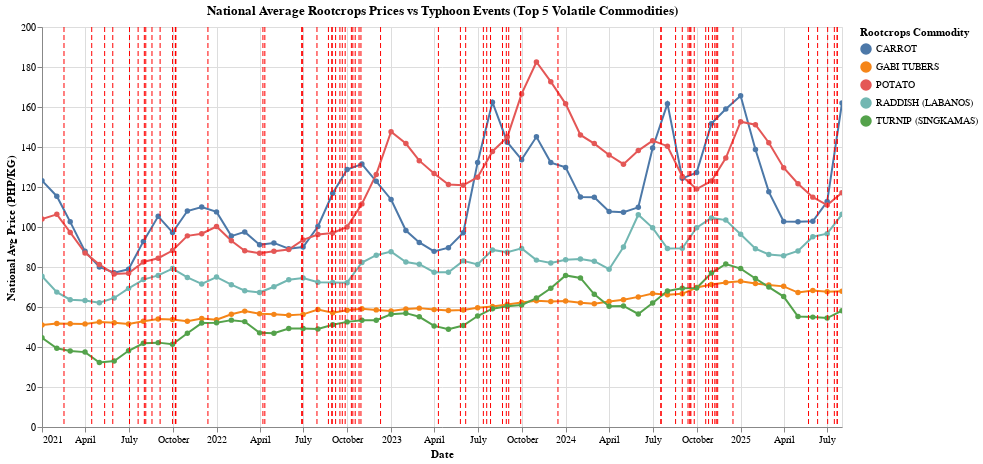

Notebook code cell kept with this figure:
### Code cell
create_and_display_chart_for_file(PRICE_FILES[0])

### Figure 1 — Vega-Lite specification as saved in the notebook (floating-point values rounded to 4 significant figures; data arrays with more than 128 entries replaced by an {"elided": "..."} marker saying what was removed)
{"config": {"view": {"continuousWidth": 300, "continuousHeight": 300}}, "layer": [{"data": {"name": "data-a2ea260cfe09d47738973a19c2613bb6"}, "mark": {"type": "line", "point": true}, "encoding": {"color": {"field": "Commodity_Name", "title": "Rootcrops Commodity", "type": "nominal"}, "tooltip": [{"field": "Date", "format": "%Y %B", "title": "Month", "type": "temporal"}, {"field": "Commodity_Name", "title": "Commodity", "type": "nominal"}, {"field": "Retail_Price", "format": ",.2f", "title": "Avg Price (PHP)", "type": "quantitative"}], "x": {"field": "Date", "title": "Date", "type": "temporal"}, "y": {"field": "Retail_Price", "title": "National Avg Price (PHP/KG)", "type": "quantitative"}}, "name": "view_6"}, {"data": {"name": "data-1b455c24906527a42f23df88eddf95a5"}, "mark": {"type": "rule", "color": "red", "strokeDash": [5, 3]}, "encoding": {"tooltip": [{"field": "Date_Entered_PAR", "format": "%Y-%m-%d", "title": "Typhoon Entered PAR", "type": "temporal"}, {"field": "Typhoon Name", "type": "nominal"}, {"field": "Classification", "type": "nominal"}, {"field": "Peak Intensity", "type": "nominal"}], "x": {"field": "Date_Entered_PAR", "type": "temporal"}}}], "height": 400, "params": [{"name": "param_12", "select": {"type": "interval", "encodings": ["x"]}, "bind": "scales", "views": ["view_6"]}], "title": "National Average Rootcrops Prices vs Typhoon Events (Top 5 Volatile Commodities)", "width": 800, "$schema": "https://vega.github.io/schema/vega-lite/v5.20.1.json", "datasets": {"data-a2ea260cfe09d47738973a19c2613bb6": {"elided": "280 records"}, "data-1b455c24906527a42f23df88eddf95a5": [{"Typhoon Name": "Auring", "Date_Entered_PAR": "2021-02-16T00:00:00", "Classification": "Tropical Storm", "Peak Intensity": "85 km/h, 994 hPa"}, {"Typhoon Name": "Bising", "Date_Entered_PAR": "2021-04-15T00:00:00", "Classification": "Super Typhoon", "Peak Intensity": "220 km/h, 895 hPa"}, {"Typhoon Name": "Crising", "Date_Entered_PAR": "2021-05-12T00:00:00", "Classification": "Tropical Storm", "Peak Intensity": "65 km/h, 1002 hPa"}, {"Typhoon Name": "Dante", "Date_Entered_PAR": "2021-05-29T00:00:00", "Classification": "Tropical Storm", "Peak Intensity": "75 km/h, 996 hPa"}, {"Typhoon Name": "Emong", "Date_Entered_PAR": "2021-07-03T00:00:00", "Classification": "Tropical Depression", "Peak Intensity": "55 km/h, 1002 hPa"}, {"Typhoon Name": "Fabian", "Date_Entered_PAR": "2021-07-21T00:00:00", "Classification": "Typhoon ", "Peak Intensity": "150 km/h, 955 hPa"}, {"Typhoon Name": "Gorio", "Date_Entered_PAR": "2021-08-03T00:00:00", "Classification": "Severe Tropical Storm", "Peak Intensity": "45 km/h, 998 hPa"}, {"Typhoon Name": "Huaning", "Date_Entered_PAR": "2021-08-06T00:00:00", "Classification": "Tropical Storm", "Peak Intensity": "65 km/h, 992 hPa"}, {"Typhoon Name": "Isang", "Date_Entered_PAR": "2021-08-19T00:00:00", "Classification": "Severe Tropical Storm", "Peak Intensity": "100 km/h, 992 hPa"}, {"Typhoon Name": "Jolina", "Date_Entered_PAR": "2021-09-05T00:00:00", "Classification": "Typhoon", "Peak Intensity": "120 km/h, 985 hPa"}, {"Typhoon Name": "Kiko", "Date_Entered_PAR": "2021-10-07T00:00:00", "Classification": "Super Typhoon", "Peak Intensity": "215 km/h, 910 hPa"}, {"Typhoon Name": "Lannie", "Date_Entered_PAR": "2021-10-01T00:00:00", "Classification": "Tropical Storm", "Peak Intensity": "45 km/h, 1002 hPa"}, {"Typhoon Name": "Maring", "Date_Entered_PAR": "2021-10-07T00:00:00", "Classification": "Severe Tropical Storm", "Peak Intensity": "100 km/h, 975 hPa"}, {"Typhoon Name": "Nando", "Date_Entered_PAR": "2021-10-08T00:00:00", "Classification": "Tropical Depression", "Peak Intensity": "55 km/h, 996 hPa"}, {"Typhoon Name": "Odette", "Date_Entered_PAR": "2021-12-14T00:00:00", "Classification": "Super Typhoon", "Peak Intensity": "195 km/h, 915 hPa"}, {"Typhoon Name": "Agaton", "Date_Entered_PAR": "2022-04-08T00:00:00", "Classification": "Tropical Storm", "Peak Intensity": "75 km/h, 996 hPa"}, {"Typhoon Name": "Basyang", "Date_Entered_PAR": "2022-04-12T00:00:00", "Classification": "Typhoon", "Peak Intensity": "120 km/h, 975 hPa"}, {"Typhoon Name": "Caloy", "Date_Entered_PAR": "2022-06-28T00:00:00", "Classification": "Typhoon", "Peak Intensity": "55 km/h, 998 hPa"}, {"Typhoon Name": "Domeng", "Date_Entered_PAR": "2022-06-30T00:00:00", "Classification": "Tropical Storm", "Peak Intensity": "85 km/h, 994 hPa"}, {"Typhoon Name": "Ester", "Date_Entered_PAR": "2022-07-30T00:00:00", "Classification": "Tropical Storm", "Peak Intensity": "55 km/h, 998 hPa"}, {"Typhoon Name": "Florita", "Date_Entered_PAR": "2022-08-23T00:00:00", "Classification": "Severe Tropical Storm", "Peak Intensity": "110 km/h, 985 hPa"}, {"Typhoon Name": "Gardo", "Date_Entered_PAR": "2022-08-30T00:00:00", "Classification": "Tropical Depression", "Peak Intensity": "55 km/h, 998 hPa"}, {"Typhoon Name": "Henry", "Date_Entered_PAR": "2022-08-31T00:00:00", "Classification": "Super Typhoon", "Peak Intensity": "195 km/h, 920 hPa"}, {"Typhoon Name": "Inday", "Date_Entered_PAR": "2022-09-07T00:00:00", "Classification": "Typhoon", "Peak Intensity": "165 km/h, 950 hPa"}, {"Typhoon Name": "Josie", "Date_Entered_PAR": "2022-09-16T00:00:00", "Classification": "Super Typhoon", "Peak Intensity": "185 km/h, 925 hPa"}, {"Typhoon Name": "Karding", "Date_Entered_PAR": "2022-09-21T00:00:00", "Classification": "Super Typhoon", "Peak Intensity": "195 km/h, 920 hPa"}, {"Typhoon Name": "Luis", "Date_Entered_PAR": "2022-09-27T00:00:00", "Classification": "Severe Tropical Storm", "Peak Intensity": "100 km/h, 990 hPa"}, {"Typhoon Name": "Maymay", "Date_Entered_PAR": "2022-10-10T00:00:00", "Classification": "Tropical Depression", "Peak Intensity": "45 km/h, 1002 hPa"}, {"Typhoon Name": "Neneng", "Date_Entered_PAR": "2022-10-13T00:00:00", "Classification": "Typhoon", "Peak Intensity": "120 km/h, 975 hPa"}, {"Typhoon Name": "Obet", "Date_Entered_PAR": "2022-10-18T00:00:00", "Classification": "Tropical Depression", "Peak Intensity": "55 km/h, 1004 hPa"}, {"Typhoon Name": "Paeng", "Date_Entered_PAR": "2022-10-26T00:00:00", "Classification": "Severe Tropical Storm", "Peak Intensity": "100 km/h, 980 hPa"}, {"Typhoon Name": "Queenie", "Date_Entered_PAR": "2022-10-30T00:00:00", "Classification": "Tropical Storm", "Peak Intensity": "75 km/h, 1000 hPa"}, {"Typhoon Name": "Rosal", "Date_Entered_PAR": "2022-12-10T00:00:00", "Classification": "Tropical Storm", "Peak Intensity": "85 km/h, 994 hPa"}, {"Typhoon Name": "Amang", "Date_Entered_PAR": "2023-04-10T00:00:00", "Classification": "Tropical Depression", "Peak Intensity": "55 km/h, 1004 hPa"}, {"Typhoon Name": "Betty", "Date_Entered_PAR": "2023-05-26T00:00:00", "Classification": "Super Typhoon", "Peak Intensity": "195 km/h, 915 hPa"}, {"Typhoon Name": "Chedeng", "Date_Entered_PAR": "2023-06-06T00:00:00", "Classification": "Typhoon", "Peak Intensity": "150 km/h, 955 hPa"}, {"Typhoon Name": "Dodong", "Date_Entered_PAR": "2023-07-13T00:00:00", "Classification": "Typhoon", "Peak Intensity": "65 km/h, 994 hPa"}, {"Typhoon Name": "Egay", "Date_Entered_PAR": "2023-07-20T00:00:00", "Classification": "Super Typhoon", "Peak Intensity": "185 km/h, 925 hPa"}, {"Typhoon Name": "Falcon", "Date_Entered_PAR": "2023-07-28T00:00:00", "Classification": "Typhoon", "Peak Intensity": "175 km/h, 930 hPa"}, {"Typhoon Name": "Goring", "Date_Entered_PAR": "2023-08-22T00:00:00", "Classification": "Super Typhoon", "Peak Intensity": "195 km/h, 920 hPa"}, {"Typhoon Name": "Hannah", "Date_Entered_PAR": "2023-08-30T00:00:00", "Classification": "Typhoon", "Peak Intensity": "155 km/h, 945 hPa"}, {"Typhoon Name": "Ineng", "Date_Entered_PAR": "2023-09-04T00:00:00", "Classification": "Tropical Depression", "Peak Intensity": "55 km/h, 1000 hPa"}, {"Typhoon Name": "Jenny", "Date_Entered_PAR": "2023-09-29T00:00:00", "Classification": "Typhoon", "Peak Intensity": "175 km/h, 940 hPa"}, {"Typhoon Name": "Kabayan", "Date_Entered_PAR": "2023-12-16T00:00:00", "Classification": "Tropical Storm", "Peak Intensity": "65 km/h, 1002 hPa"}, {"Typhoon Name": "Aghon", "Date_Entered_PAR": "2025-05-23T00:00:00", "Classification": "Typhoon", "Peak Intensity": "140 km/h, 965 hPa"}, {"Typhoon Name": "Butchoy", "Date_Entered_PAR": "2024-07-18T00:00:00", "Classification": "Tropical Depression", "Peak Intensity": "55 km/h, 1000 hPa"}, {"Typhoon Name": "Carina", "Date_Entered_PAR": "2024-07-19T00:00:00", "Classification": "Super Typhoon", "Peak Intensity": "185 km/h, 920 hPa"}, {"Typhoon Name": "Dindo", "Date_Entered_PAR": "2024-08-18T00:00:00", "Classification": "Tropical Storm", "Peak Intensity": "65 km/h, 1000 hPa"}, {"Typhoon Name": "Enteng", "Date_Entered_PAR": "2024-09-01T00:00:00", "Classification": "Severe Tropical Depression", "Peak Intensity": "110 km/h, 975 hPa"}, {"Typhoon Name": "Ferdie", "Date_Entered_PAR": "2024-09-13T00:00:00", "Classification": "Severe Tropical Storm", "Peak Intensity": "95 km/h, 990 hPa"}, {"Typhoon Name": "Gener", "Date_Entered_PAR": "2024-09-17T00:00:00", "Classification": "Super Typhoon", "Peak Intensity": "55 km/h, 996 hPa"}, {"Typhoon Name": "Helen", "Date_Entered_PAR": "2024-09-17T00:00:00", "Classification": "Tropical Storm", "Peak Intensity": "85 km/h, 994 hPa"}, {"Typhoon Name": "Igme", "Date_Entered_PAR": "2024-09-19T00:00:00", "Classification": "Tropical Depression", "Peak Intensity": "55 km/h, 1002 hPa"}, {"Typhoon Name": "Julian", "Date_Entered_PAR": "2024-09-26T00:00:00", "Classification": "Super Typhoon", "Peak Intensity": "195 km/h, 920 hPa"}, {"Typhoon Name": "Kristine", "Date_Entered_PAR": "2024-10-20T00:00:00", "Classification": "Severe Tropical Storm", "Peak Intensity": "100 km/h, 980 hPa"}, {"Typhoon Name": "Leon", "Date_Entered_PAR": "2024-10-26T00:00:00", "Classification": "Super Typhoon", "Peak Intensity": "185 km/h, 925 hPa"}, {"Typhoon Name": "Marce", "Date_Entered_PAR": "2024-11-03T00:00:00", "Classification": "Typhoon", "Peak Intensity": "175 km/h, 945 hPa"}, {"Typhoon Name": "Nika", "Date_Entered_PAR": "2024-11-08T00:00:00", "Classification": "Typhoon", "Peak Intensity": "130 km/h, 975 hPa"}, {"Typhoon Name": "Ofel", "Date_Entered_PAR": "2024-11-11T00:00:00", "Classification": "Super Typhoon", "Peak Intensity": "185 km/h, 940 hPa"}, {"Typhoon Name": "Pepito", "Date_Entered_PAR": "2024-11-14T00:00:00", "Classification": "Super Typhoon", "Peak Intensity": "195 km/h, 925 hPa"}, {"Typhoon Name": "Querubin", "Date_Entered_PAR": "2024-12-16T00:00:00", "Classification": "Tropical Depression", "Peak Intensity": "45 km/h, 1004 hPa"}, {"Typhoon Name": "Auring", "Date_Entered_PAR": "2025-06-11T00:00:00", "Classification": "Tropical Depression", "Peak Intensity": "45 km/h, 1004 hPa"}, {"Typhoon Name": "Bising", "Date_Entered_PAR": "2025-07-02T00:00:00", "Classification": "Tropical Storm", "Peak Intensity": "140 km/h, 960 hPa"}, {"Typhoon Name": "Crising", "Date_Entered_PAR": "2025-07-16T00:00:00", "Classification": "Severe Tropical Storm", "Peak Intensity": "100 km/h, 980 hPa"}, {"Typhoon Name": "Dante", "Date_Entered_PAR": "2025-07-22T00:00:00", "Classification": "Tropical Storm", "Peak Intensity": "75 km/h, 990 hPa"}, {"Typhoon Name": "Emong", "Date_Entered_PAR": "2025-07-22T00:00:00", "Classification": "Typhoon", "Peak Intensity": "120 km/h, 975 hPa"}]}}
